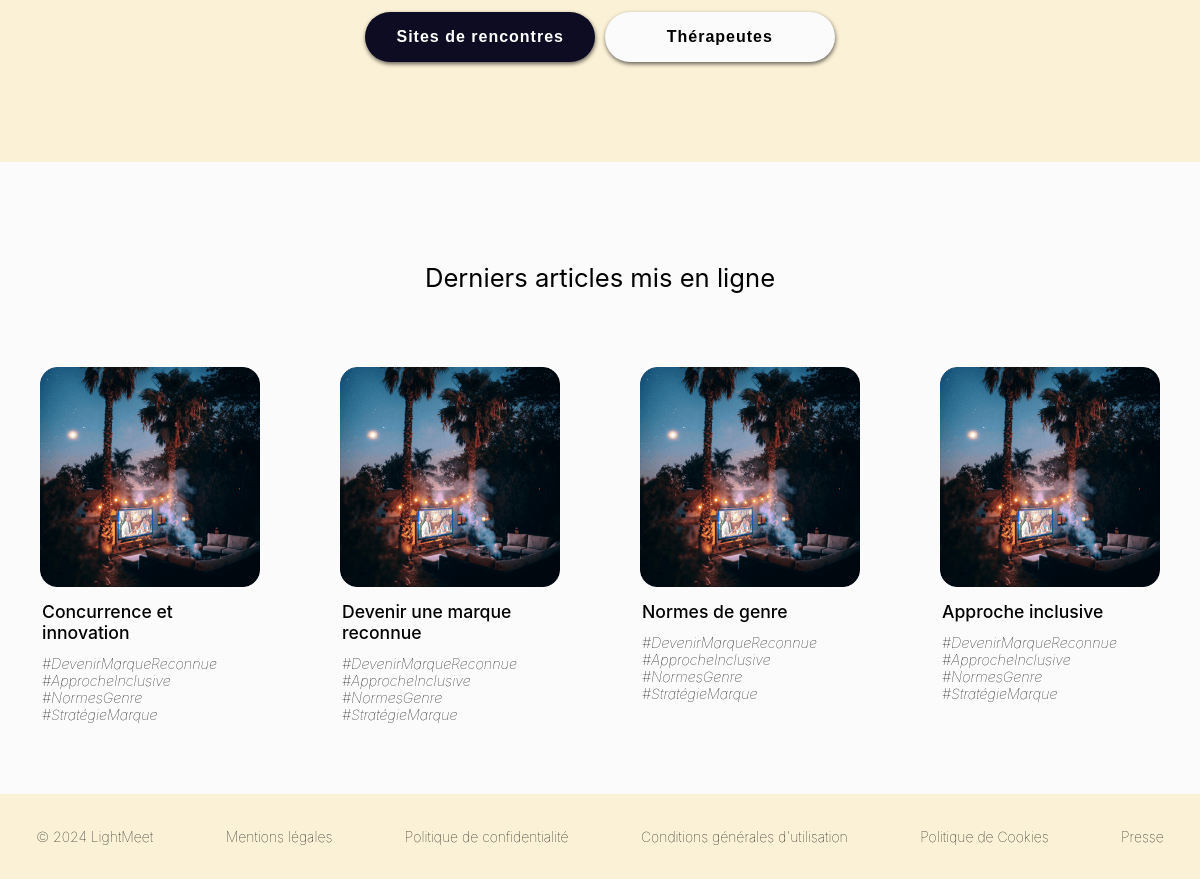
The app's page / (lower part), older data.
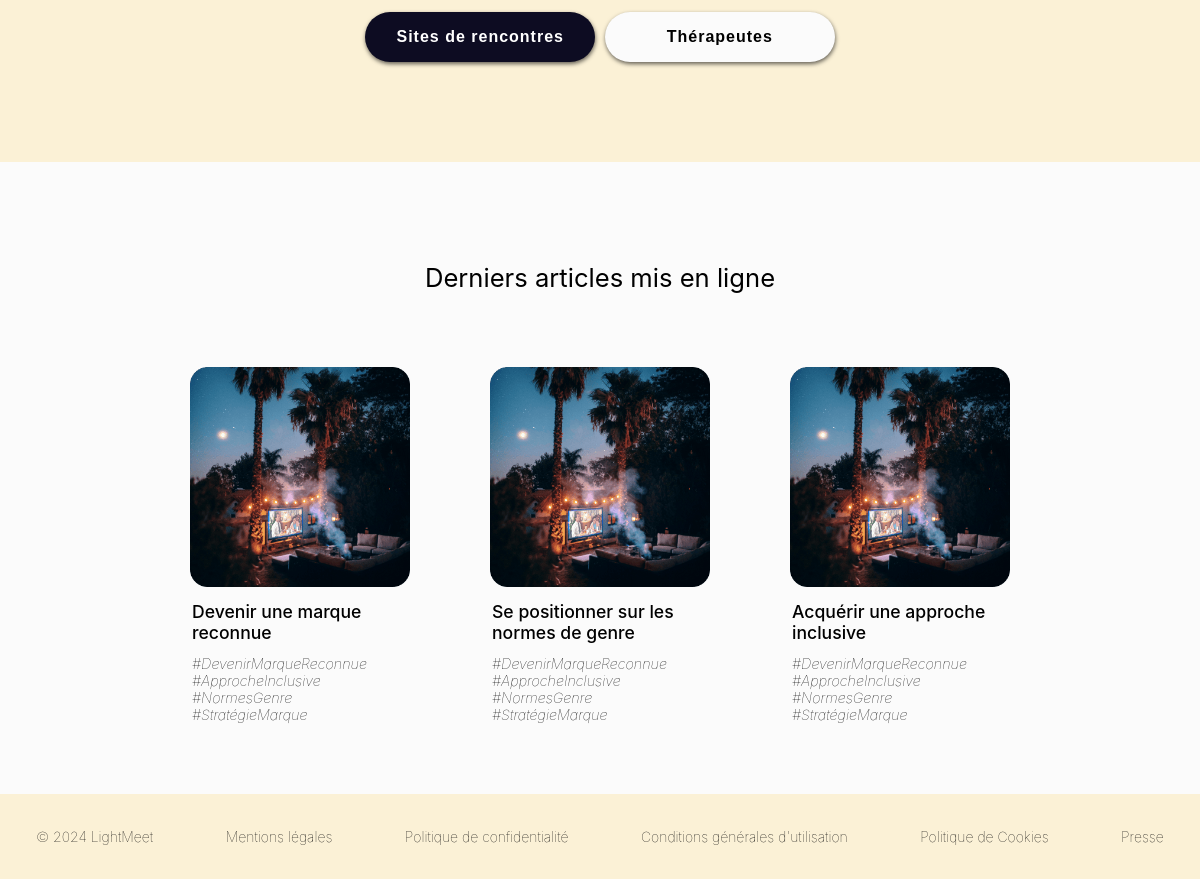
The same page, newer data.
### posts/models.py (models this page shows, shortened)
class BlogPost(models.Model):
    image = models.FileField(upload_to='images_blog/',default='')
    title = models.CharField(max_length=255,unique=True,verbose_name="Titre")
    slug = models.SlugField(max_length=255,unique=True,blank=True)
    author = models.ForeignKey(User,on_delete=models.SET_NULL,null=True,blank=True)
    last_updated = models.DateTimeField(auto_now=True)
    created_on = models.DateField(blank=True,null=True)
    published = models.BooleanField(default=False,verbose_name="Publié")
    content = models.TextField(blank=True,verbose_name="Contenu")
    description = models.TextField(verbose_name="Description")
    class Meta:
        verbose_name = "Notre Article"
        verbose_name_plural = "Nos Articles"
        ordering=["-created_on"]

### partner_meet/views.py (the view)
# urls.py: path('', Home.as_view(), name="Home"),
class Home(TemplateView):
    model = Lightener
    template_name = 'partner_meet/Home.html'
    def get_context_data(self, **kwargs):
        context = super().get_context_data(**kwargs)
        posts = BlogPost.objects.all()
        context['posts'] = posts  # Ajouter les objets au contexte
        return context

### partner_meet/templates/partner_meet/Home.html (shortened to what this page needs)
{% extends 'partner_meet/base_Partner_meet.html' %}
{% load static %}
{% block css %}
<link rel="stylesheet" href="{% static 'partner_meet/css/style_2.css' %}">
{{ block.super }}
<link rel="stylesheet" href="{% static 'partner_meet/css/style_base.css' %}">
{% endblock %}
{% block section %}
<div class="call-to-action-container">
        <div class="callToActionSite">
            <a href="{% url 'recherche_home' %}">
                <button class="callToAction call-to-action-comparer">Sites de rencontres</button>
            </a>
            <a href="{% url 'Home' %}">
                <button class="callToAction buttonWhite call-to-action-comparer">Thérapeutes</button>
            </a>
        </div>
</div>
<h2 class="TitleImgSite">Derniers articles mis en ligne</h2>
<div class="boxesContainer">
    {% for post in posts %}
        <div class="boxSite">
            <div class="image-container">
                <img src="{% static 'posts/Logos/2.png' %}" class="imageSite" alt="Lightmeet Blog">
            </div>
            <p class="TextImgSitePresentation"> {{ post.title }}</p>
            <p class="TextImgSitePresentationHtag"> <em> #DevenirMarqueReconnue #ApprocheInclusive #NormesGenre #StratégieMarque  </em>
            </p>
        </div>
    {% endfor %}
</div>
        {% endblock %}

Row changes from the older to the newer data that the page shows:
removed BlogPost: title "Concurrence et innovation"
changed BlogPost: title "Normes de genre" → "Se positionner sur les normes de genre"
changed BlogPost: title "Approche inclusive" → "Acquérir une approche inclusive"
